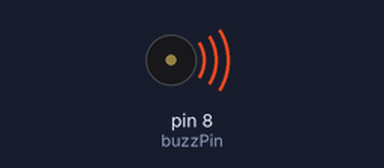
Recording of a sketch running on a simulated Arduino Uno, built with avr-gcc and run on an emulated ATmega328P. Shown: buzzer (waves = sounding).

Above: at 0.1 s.
Timing chart, 0 to 1.6 s (numbered marks = the images above):
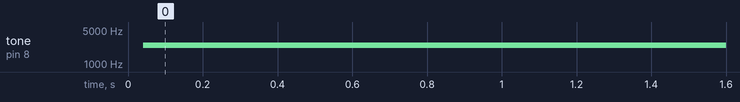

The sketch:

sketch_buzzers_passive_range.ino
```cpp
int buzzPin=8;
int buzzTime=1;
int buzzTime2=200;
// by changing the delay time we can change the tone

void setup() {
  pinMode(buzzPin,OUTPUT);

}

void loop() {
  digitalWrite(buzzPin,HIGH);
  delayMicroseconds(buzzTime2); // notice that we're using microseconds here
  digitalWrite(buzzPin,LOW);
  delayMicroseconds(buzzTime2);

}
```

Measured:
- by itself, tone on pin 8 (buzzPin): silent → 2444 Hz at 0.04 s
